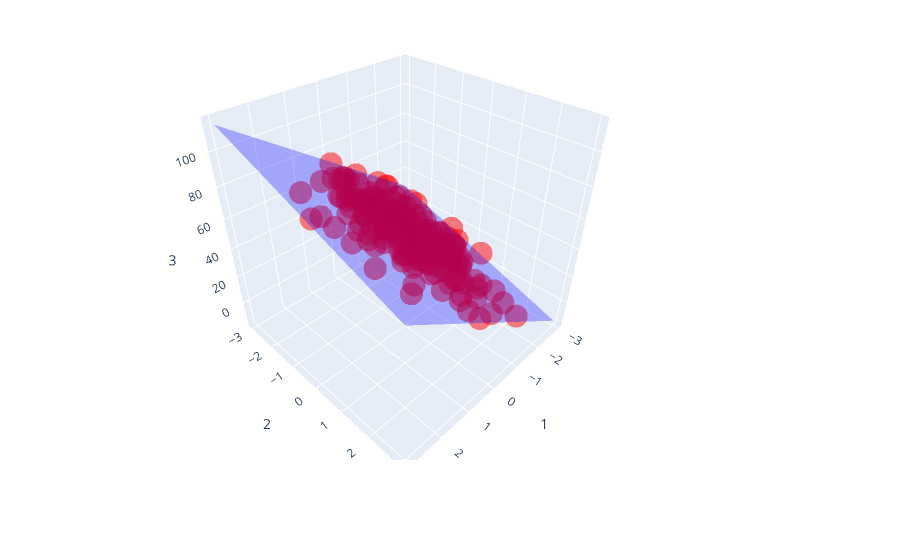

Notebook code for this chart:
### Code cell
import plotly.express as px
import plotly.graph_objects as go


fig = px.scatter_3d(np.concatenate((X,y.reshape(-1,1)), axis=1),  x=1, y=2, z=3,
                    size_max=5, opacity=0.5, color_discrete_sequence=['red'])

# tight layout
fig.update_layout(margin=dict(l=10, r=100, b=100, t=10))

x1 = np.linspace(-3, 3, 30)
y1 = np.linspace(-3, 3, 30)
xx, yy = np.meshgrid(x1, y1)
z = np.c_[xx.ravel(), yy.ravel()] @ np.array(coefs[0:2]) + const 

# transpose
z = z.reshape(xx.shape)
fig.add_traces(go.Surface(x=x1, y=y1, z=z, showscale=False,
                          opacity=0.3, colorscale=[[0, 'rgb(0,0,255)'], [1, 'rgb(0,0,255)']]))
fig.show()

### Figure 1 — Plotly figure (JSON) as saved in the notebook; plotly's stock layout.template omitted (floating-point values rounded to 4 significant figures; data arrays with more than 128 entries replaced by an {"elided": "..."} marker saying what was removed)
{"data": [{"hovertemplate": "1=%{x}<br>2=%{y}<br>3=%{z}<extra></extra>", "legendgroup": "", "marker": {"color": "red", "opacity": 0.5, "symbol": "circle"}, "mode": "markers", "name": "", "scene": "scene", "showlegend": false, "type": "scatter3d", "x": {"elided": "200 float values"}, "y": {"elided": "200 float values"}, "z": {"elided": "200 float values"}}, {"colorscale": [[0, "rgb(0,0,255)"], [1, "rgb(0,0,255)"]], "opacity": 0.3, "showscale": false, "type": "surface", "x": [-3, -2.793, -2.586, -2.379, -2.172, -1.966, -1.759, -1.552, -1.345, -1.138, -0.931, -0.7241, -0.5172, -0.3103, -0.1034, 0.1034, 0.3103, 0.5172, 0.7241, 0.931, 1.138, 1.345, 1.552, 1.759, 1.966, 2.172, 2.379, 2.586, 2.793, 3], "y": [-3, -2.793, -2.586, -2.379, -2.172, -1.966, -1.759, -1.552, -1.345, -1.138, -0.931, -0.7241, -0.5172, -0.3103, -0.1034, 0.1034, 0.3103, 0.5172, 0.7241, 0.931, 1.138, 1.345, 1.552, 1.759, 1.966, 2.172, 2.379, 2.586, 2.793, 3], "z": {"elided": "30x30 float values"}}], "layout": {"autosize": true, "legend": {"tracegroupgap": 0}, "margin": {"b": 100, "l": 10, "r": 100, "t": 10}, "scene": {"aspectmode": "auto", "aspectratio": {"x": 1, "y": 1, "z": 1}, "domain": {"x": [0, 1], "y": [0, 1]}, "xaxis": {"title": {"text": "1"}, "type": "linear"}, "yaxis": {"title": {"text": "2"}, "type": "linear"}, "zaxis": {"title": {"text": "3"}, "type": "linear"}}}}
